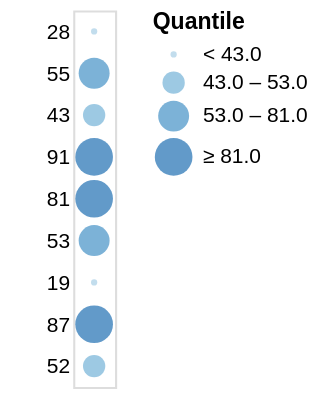

Describe this chart as a Vega-Lite specification.
### Vega specification from a JSON file in a GitHub repository (floating-point values rounded to 4 significant figures)
{"$schema": "https://vega.github.io/schema/vega/v4.json", "description": "A simple bar chart with embedded data.", "autosize": "pad", "padding": 5, "width": 20, "style": "cell", "data": [{"name": "source_0", "values": [{"a": "A", "b": 28}, {"a": "B", "b": 55}, {"a": "C", "b": 43}, {"a": "D", "b": 91}, {"a": "E", "b": 81}, {"a": "F", "b": 53}, {"a": "G", "b": 19}, {"a": "H", "b": 87}, {"a": "I", "b": 52}]}], "signals": [{"name": "y_step", "value": 20}, {"name": "height", "update": "bandspace(domain('y').length, 1, 0.5) * y_step"}], "marks": [{"name": "marks", "type": "symbol", "style": ["circle"], "from": {"data": "source_0"}, "encode": {"update": {"opacity": {"value": 0.7}, "fill": [{"test": "datum[\"b\"] === null || isNaN(datum[\"b\"])", "value": null}, {"scale": "color", "field": "b"}], "tooltip": {"signal": "{\"b\": ''+datum[\"b\"], \"Quantile\": format(datum[\"b\"], \"\")}"}, "x": {"signal": "width", "mult": 0.5}, "y": {"scale": "y", "field": "b"}, "size": {"scale": "size", "field": "b"}, "shape": {"value": "circle"}}}}], "scales": [{"name": "y", "type": "point", "domain": {"data": "source_0", "field": "b"}, "range": {"step": {"signal": "y_step"}}, "padding": 0.5}, {"name": "color", "type": "quantile", "domain": {"data": "source_0", "field": "b"}, "range": {"scheme": "blues", "count": 4}}, {"name": "size", "type": "quantile", "domain": {"data": "source_0", "field": "b"}, "range": [9, 114, 219, 324]}], "axes": [{"scale": "y", "orient": "left", "grid": false, "domain": false, "ticks": false, "zindex": 1}], "legends": [{"title": "Quantile", "fill": "color", "gradientLength": {"signal": "clamp(height, 64, 200)"}, "labelOverlap": "greedy", "encode": {"symbols": {"update": {"shape": {"value": "circle"}, "opacity": {"value": 0.7}}}}, "size": "size"}], "config": {"axisY": {"minExtent": 30}}}
